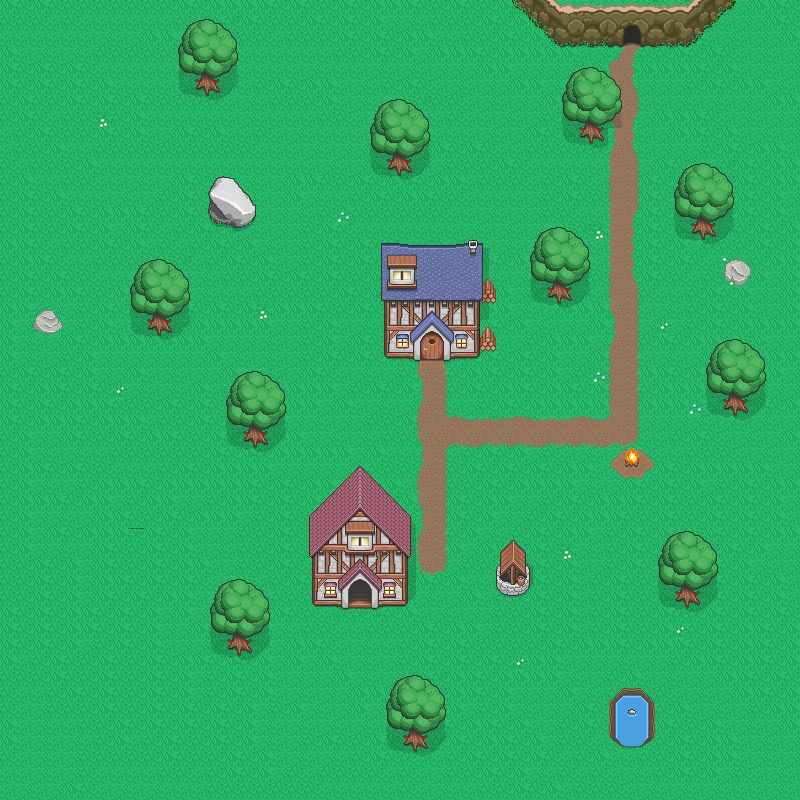

Rendered tile map (Tiled .tmx) drawn with the repository's tilesets; below, a short description and the map source with its tile grids summarised:
An orthogonal 50x50 tile map with 16x16 px tiles, 11 tile layers (background, midground, animated fire 1, animated fire 2, ...), 1 hidden layer not drawn and 18 objects (7x Collectable, 3x me.LevelEntity, 3x Particles, Player, NPC_ALLY, ...).

<map version="1.0" orientation="orthogonal" width="50" height="50" tilewidth="16" tileheight="16">
 <properties>
  <property name="fire speed" value="6" />
 </properties>
 <tileset firstgid="1" name="tilesheet" tilewidth="16" tileheight="16">
  <image source="tilesheet.png" width="320" height="1568" />
  <tile id="3">
   <properties>
    <property name="type" value="solid" />
   </properties>
  </tile>
  <tile id="23">
   <properties>
    <property name="type" value="solid" />
   </properties>
  </tile>
 </tileset>
 <layer name="background" width="50" height="50">
  <data>[2500 cells, 2498 non-empty, 8 distinct tile ids]</data>
 </layer>
 <layer name="midground" width="50" height="50">
  <data>[2500 cells, 308 non-empty, 127 distinct tile ids]</data>
 </layer>
 <layer name="animated fire 1" width="50" height="50">
  <data>[2500 cells, 2 non-empty, 2 distinct tile ids]</data>
 </layer>
 <layer name="animated fire 2" width="50" height="50">
  <data>[2500 cells, 2 non-empty, 2 distinct tile ids]</data>
 </layer>
 <layer name="animated fire 3" width="50" height="50">
  <data>[2500 cells, 2 non-empty, 2 distinct tile ids]</data>
 </layer>
 <layer name="animated water1" width="50" height="50">
  <data>[2500 cells, 1 non-empty, 1 distinct tile ids]</data>
 </layer>
 <layer name="animated water 2" width="50" height="50">
  <data>[2500 cells, 1 non-empty, 1 distinct tile ids]</data>
 </layer>
 <layer name="animated water 3" width="50" height="50">
  <data>[2500 cells, 1 non-empty, 1 distinct tile ids]</data>
 </layer>
 <layer name="animated water 4" width="50" height="50">
  <data>[2500 cells, 1 non-empty, 1 distinct tile ids]</data>
 </layer>
 <objectgroup name="entities" width="50" height="50">
  <object name="Player" type="Player" x="432" y="384" width="16" height="16">
   <properties>
    <property name="image" value="human" />
    <property name="spriteheight" value="32" />
    <property name="spritewidth" value="32" />
   </properties>
  </object>
  <object name="Burger" type="Collectable" x="496" y="368" width="16" height="16">
   <properties>
    <property name="image" value="burger" />
    <property name="spriteheight" value="16" />
    <property name="spritewidth" value="16" />
   </properties>
  </object>
  <object name="Guard" type="NPC_ALLY" x="592" y="432" width="16" height="16">
   <properties>
    <property name="image" value="npc_guard" />
    <property name="spriteheight" value="24" />
    <property name="spritewidth" value="24" />
   </properties>
  </object>
  <object name="me.LevelEntity" type="me.LevelEntity" x="352" y="592" width="16" height="16">
   <properties>
    <property name="duration" value="250" />
    <property name="fade" value="#000000" />
    <property name="to" value="house" />
   </properties>
  </object>
  <object name="Fire" x="624" y="448" width="16" height="16" />
  <object name="Sparks" type="Collectable" x="240" y="160" width="16" height="16" />
  <object name="Sparks" type="Collectable" x="216" y="120" width="16" height="16" />
  <object name="Sparks" type="Collectable" x="288" y="112" width="16" height="16" />
  <object name="Sparks" type="Collectable" x="496" y="160" width="16" height="16" />
  <object name="Sparks" type="Collectable" x="448" y="96" width="16" height="16" />
  <object name="Item_sword1" type="Collectable" x="592" y="464" width="16" height="16">
   <properties>
    <property name="image" value="item-sword1" />
    <property name="spriteheight" value="16" />
    <property name="spritewidth" value="16" />
   </properties>
  </object>
  <object name="WalkerNPC" x="272" y="272" width="16" height="16">
   <properties>
    <property name="image" value="firefox" />
    <property name="spriteheight" value="32" />
    <property name="spritewidth" value="32" />
   </properties>
  </object>
  <object name="Spawn" type="SPAWN" x="288" y="368" width="96" height="96">
   <properties>
    <property name="limit" value="3" />
    <property name="npc" value="rat" />
    <property name="npc_height" value="32" />
    <property name="npc_width" value="32" />
    <property name="time" value="25" />
   </properties>
  </object>
  <object name="me.LevelEntity" type="me.LevelEntity" x="648" y="24" width="16" height="16">
   <properties>
    <property name="duration" value="250" />
    <property name="fade" value="#000000" />
    <property name="to" value="house" />
   </properties>
  </object>
  <object name="me.LevelEntity" type="me.LevelEntity" x="624" y="32" width="16" height="16">
   <properties>
    <property name="duration" value="250" />
    <property name="fade" value="#000000" />
    <property name="to" value="cave" />
   </properties>
  </object>
 </objectgroup>
 <objectgroup name="entities2" width="50" height="50">
  <object name="ParticleGenerator" type="Particles" x="352" y="592" width="16" height="16">
   <properties>
    <property name="image" value="particle2" />
    <property name="limit" value="10" />
    <property name="type" value="up" />
   </properties>
  </object>
  <object name="ParticleGenerator" type="Particles" x="624" y="432" width="16" height="16">
   <properties>
    <property name="image" value="particle" />
    <property name="limit" value="3" />
    <property name="type" value="up" />
   </properties>
  </object>
  <object name="ParticleGenerator" type="Particles" x="624" y="704" width="16" height="16">
   <properties>
    <property name="image" value="particle3" />
    <property name="limit" value="15" />
    <property name="type" value="fountain" />
   </properties>
  </object>
 </objectgroup>
 <layer name="mid-foreground" width="50" height="50">
  <data>[2500 cells, 42 non-empty, 42 distinct tile ids]</data>
 </layer>
 <layer name="foreground" width="50" height="50">
  <data>[2500 cells, 247 non-empty, 121 distinct tile ids]</data>
 </layer>
 <layer name="collision" width="50" height="50" visible="0">
  <data>[2500 cells, 232 non-empty, 1 distinct tile ids]</data>
 </layer>
</map>
